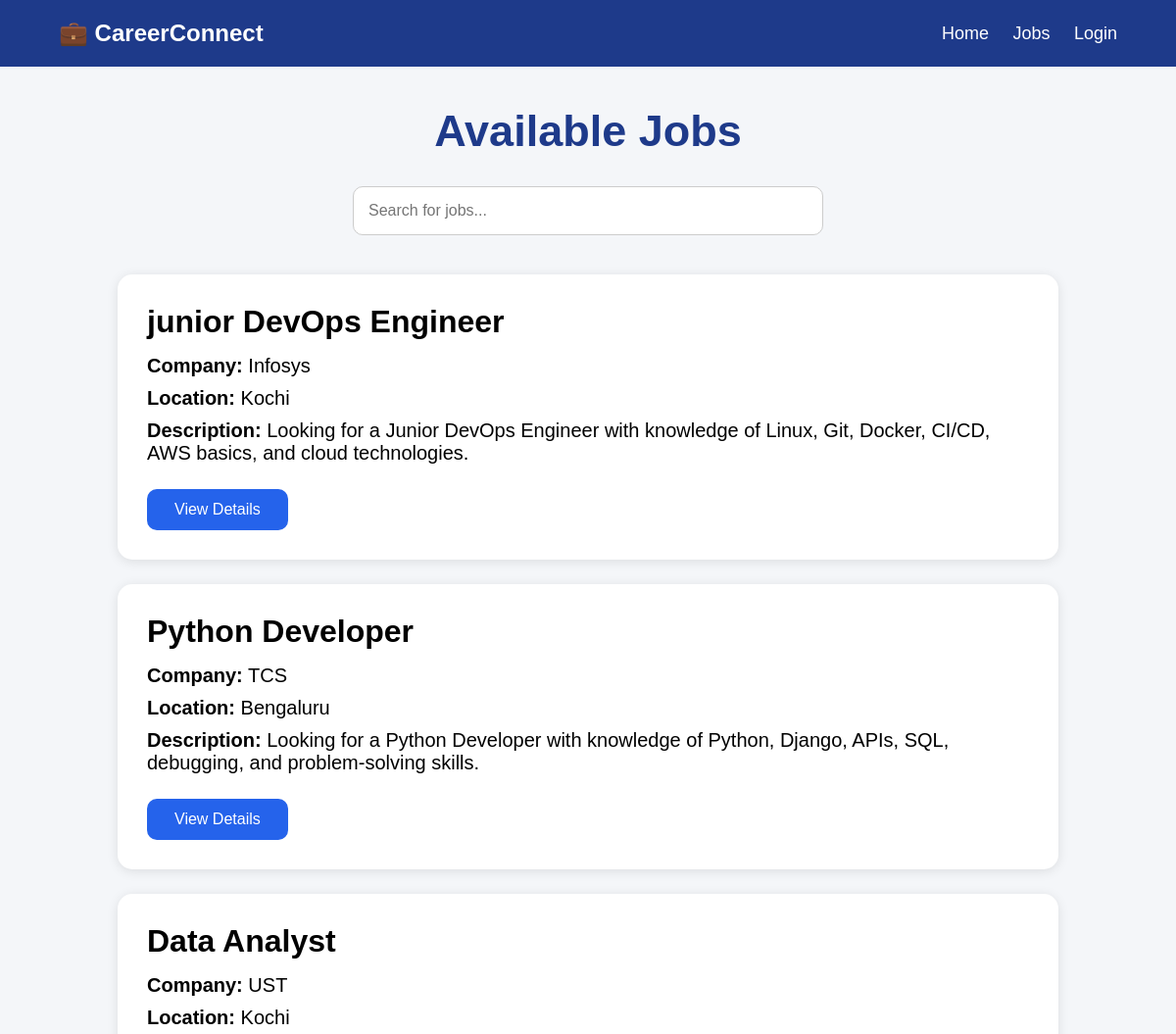
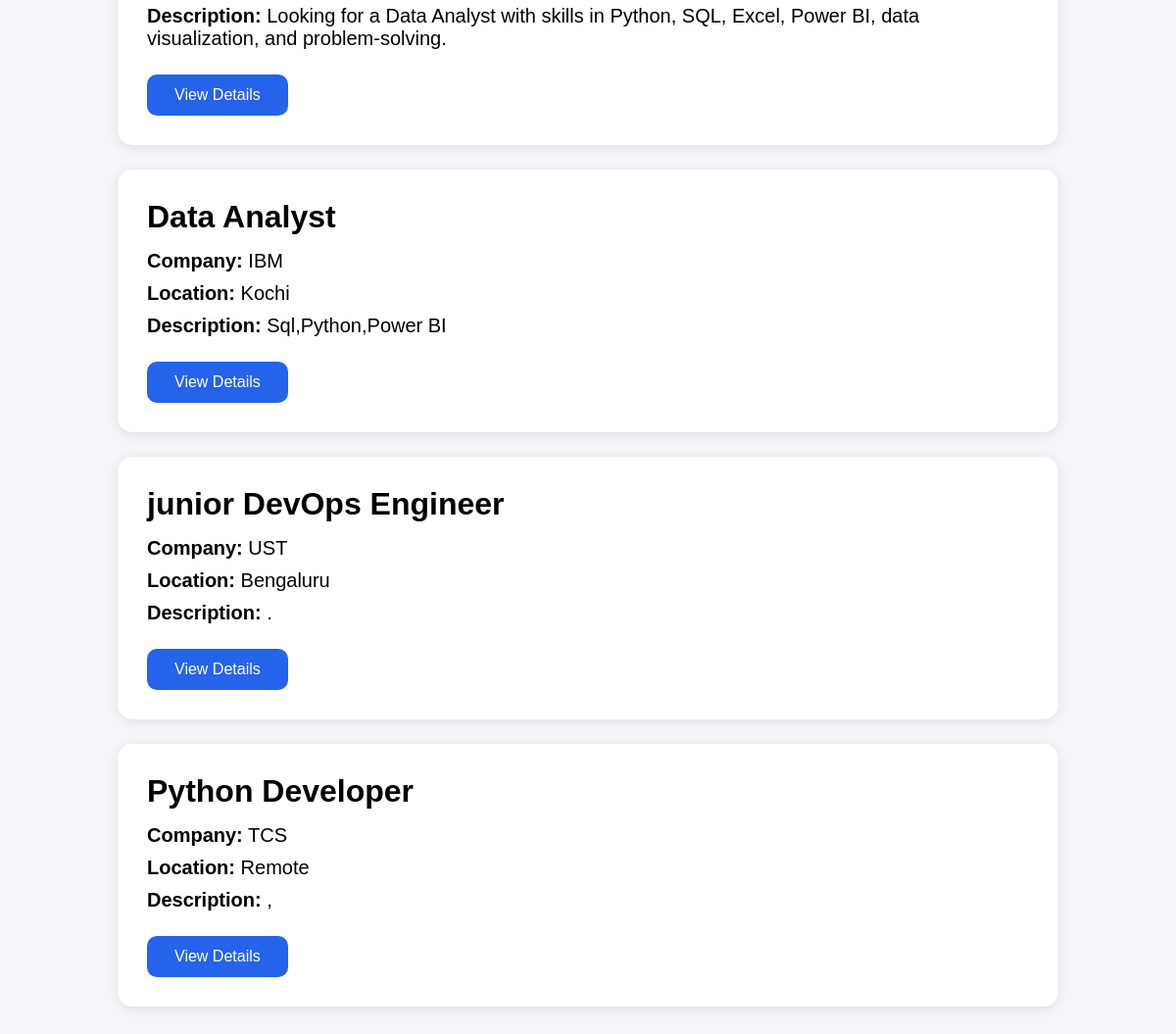
Screenshot of /jobs/ with the database file from the repository (2 pictures, top to bottom).
### jobs/models.py (models this page shows, shortened)
class Job(models.Model):
    title = models.CharField(max_length=100)
    company = models.CharField(max_length=100)
    location = models.CharField(max_length=100)
    description = models.TextField()

### jobs/views.py (the view)
# urls.py: path('', include('jobs.urls')),
def jobs(request):
    search = request.GET.get('search')
    if search:
        jobs = Job.objects.filter(title__icontains=search)
    else:
        jobs = Job.objects.all()
    return render(request, 'jobs.html', {
        'jobs': jobs
    })

### templates/jobs.html (shortened to what this page needs)
<!DOCTYPE html>
<html>
<head>
</head>
<body>
    <nav>
        <h2>💼 CareerConnect</h2>
        <div>
            <a href="/">Home</a>
            <a href="/jobs/">Jobs</a>
            <a href="#">Login</a>
        </div>
    </nav>
    <div class="container">
        <h1 class="title">Available Jobs</h1>
        <div class="search-box">
            <div class="search-box">
                <form method="GET">
                    <input
                        type="text"
                        name="search"
                        placeholder="Search for jobs..."
                        value="{{ request.GET.search }}"
                    >
                </form>
            </div>
        </div>
        {% for job in jobs %}
        <div class="job-card">
            <h3>{{ job.title }}</h3>
            <p><strong>Company:</strong> {{ job.company }}</p>
            <p><strong>Location:</strong> {{ job.location }}</p>
            <p><strong>Description:</strong> {{ job.description }}</p>
            <a href="/job/{{ job.id }}/">
                <button>View Details</button>
            </a>
        </div>
        {% endfor %}
    </div>
</body>
</html>

### templates/jobs.html (style rules this page uses)
* { margin:0; padding:0; box-sizing:border-box; font-family: Arial, sans-serif; }
body { background:#f4f6f9; }
nav { background:#1e3a8a; padding:20px 60px; display:flex; justify-content:space-between; align-items:center; }
nav h2 { color:white; }
nav a { color:white; text-decoration:none; margin-left:20px; font-size:18px; }
.container { width:80%; margin:auto; padding:40px 0; }
.title { text-align:center; color:#1e3a8a; margin-bottom:30px; font-size:45px; }
.search-box { text-align:center; margin-bottom:40px; }
input { width:50%; padding:15px; border-radius:10px; border:1px solid #ccc; font-size:16px; }
.job-card { background:white; margin-bottom:25px; padding:30px; border-radius:15px; box-shadow:0px 2px 12px rgba(0,0,0,0.1); transition:0.3s; }
h3 { font-size:32px; margin-bottom:15px; }
p { font-size:20px; margin:10px 0; }
button { margin-top:15px; background:#2563eb; color:white; border:none; padding:12px 28px; border-radius:10px; font-size:16px; cursor:pointer; }

### rows the page displays
Job: title "junior DevOps Engineer", company "Infosys", location "Kochi", description "Looking for a Junior DevOps Engineer with knowledge of Linux, Git, Docker, CI/CD, AWS basics, and cloud technologies."
Job: title "Python Developer", company "TCS", location "Bengaluru", description "Looking for a Python Developer with knowledge of Python, Django, APIs, SQL, debugging, and problem-solving skills."
Job: title "Data Analyst", company "UST", location "Kochi", description "Looking for a Data Analyst with skills in Python, SQL, Excel, Power BI, data visualization, and problem-solving."
Job: title "Data Analyst", company "IBM", location "Kochi", description "Sql,Python,Power BI"
Job: title "junior DevOps Engineer", company "UST", location "Bengaluru", description "."
Job: title "Python Developer", company "TCS", location "Remote", description ","
